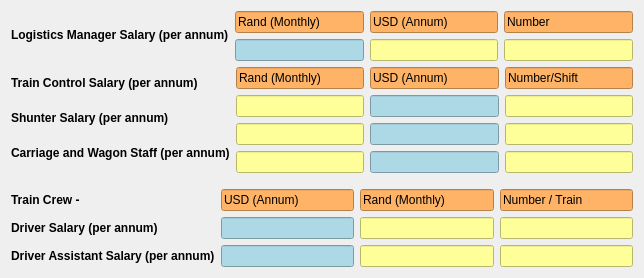
       <widget class="QWidget" name="layoutWidget">
        <property name="geometry">
         <rect>
          <x>130</x>
          <y>2370</y>
          <width>644</width>
          <height>275</height>
         </rect>
        </property>
        <layout class="QVBoxLayout" name="StaffCost">
         <item>
          <layout class="QHBoxLayout" name="horizontalLayout_13">
           <item>
            <widget class="QLabel" name="label_76">
             <property name="maximumSize">
              <size>
               <width>300</width>
               <height>25</height>
              </size>
             </property>
             <property name="text">
              <string>&lt;html&gt;&lt;head/&gt;&lt;body&gt;&lt;p&gt;&lt;span style=&quot; font-weight:700;&quot;&gt; Logistics Manager Salary (per annum)&lt;/span&gt;&lt;/p&gt;&lt;/body&gt;&lt;/html&gt;</string>
             </property>
            </widget>
           </item>
           <item>
            <layout class="QHBoxLayout" name="assumtionsStaffCost">
             <item>
              <layout class="QVBoxLayout" name="verticalLayout_28">
               <item>
                <widget class="QLineEdit" name="lineEdit_66">
                 <property name="styleSheet">
                  <string notr="true">QLineEdit {
    background-color: #FFB366;  /* Pastel Orange */
    color: #000000;             /* Text Color */
}
</string>
                 </property>
                 <property name="text">
                  <string>Rand (Monthly)</string>
                 </property>
                 <property name="readOnly">
                  <bool>true</bool>
                 </property>
                </widget>
               </item>
               <item>
                <widget class="QLineEdit" name="logManage_Rand_Output">
                 <property name="styleSheet">
                  <string notr="true">QLineEdit {
    background-color: #ADD8E6;
    color: #000000;
}
</string>
                 </property>
                 <property name="readOnly">
                  <bool>true</bool>
                 </property>
                </widget>
               </item>
              </layout>
             </item>
             <item>
              <layout class="QVBoxLayout" name="verticalLayout_30">
               <item>
                <widget class="QLineEdit" name="lineEdit_68">
                 <property name="styleSheet">
                  <string notr="true">QLineEdit {
    background-color: #FFB366;  /* Pastel Orange */
    color: #000000;             /* Text Color */
}
</string>
                 </property>
                 <property name="text">
                  <string>USD (Annum)</string>
                 </property>
                 <property name="readOnly">
                  <bool>true</bool>
                 </property>
                </widget>
               </item>
               <item>
                <widget class="QLineEdit" name="logManage_USD_Input">
                 <property name="styleSheet">
                  <string notr="true">QLineEdit {
    background-color: #FFFF99;
    color: #000000;
}
</string>
                 </property>
                </widget>
               </item>
              </layout>
             </item>
             <item>
              <layout class="QVBoxLayout" name="verticalLayout_31">
               <item>
                <widget class="QLineEdit" name="lineEdit_74">
                 <property name="styleSheet">
                  <string notr="true">QLineEdit {
    background-color: #FFB366;  /* Pastel Orange */
    color: #000000;             /* Text Color */
}
</string>
                 </property>
                 <property name="text">
                  <string>Number</string>
                 </property>
                 <property name="readOnly">
                  <bool>true</bool>
                 </property>
                </widget>
               </item>
               <item>
                <widget class="QLineEdit" name="logManage_Number_input">
                 <property name="styleSheet">
                  <string notr="true">QLineEdit {
    background-color: #FFFF99;
    color: #000000;
}
</string>
                 </property>
                </widget>
               </item>
              </layout>
             </item>
            </layout>
           </item>
          </layout>
         </item>
         <item>
          <layout class="QHBoxLayout" name="horizontalLayout_12">
           <item>
            <layout class="QVBoxLayout" name="verticalLayout_38">
             <item>
              <widget class="QLabel" name="label_77">
               <property name="maximumSize">
                <size>
                 <width>300</width>
                 <height>25</height>
                </size>
               </property>
               <property name="text">
                <string>&lt;html&gt;&lt;head/&gt;&lt;body&gt;&lt;p&gt;&lt;span style=&quot; font-weight:700;&quot;&gt;Train Control Salary (per annum)&lt;/span&gt;&lt;/p&gt;&lt;/body&gt;&lt;/html&gt;</string>
               </property>
              </widget>
             </item>
             <item>
              <widget class="QLabel" name="label_78">
               <property name="maximumSize">
                <size>
                 <width>300</width>
                 <height>25</height>
                </size>
               </property>
               <property name="text">
                <string>&lt;html&gt;&lt;head/&gt;&lt;body&gt;&lt;p&gt;&lt;span style=&quot; font-weight:700;&quot;&gt;Shunter Salary (per annum)&lt;/span&gt;&lt;/p&gt;&lt;/body&gt;&lt;/html&gt;</string>
               </property>
              </widget>
             </item>
             <item>
              <widget class="QLabel" name="label_79">
               <property name="maximumSize">
                <size>
                 <width>300</width>
                 <height>25</height>
                </size>
               </property>
               <property name="text">
                <string>&lt;html&gt;&lt;head/&gt;&lt;body&gt;&lt;p&gt;&lt;span style=&quot; font-weight:700;&quot;&gt;Carriage and Wagon Staff (per annum)&lt;/span&gt;&lt;/p&gt;&lt;/body&gt;&lt;/html&gt;</string>
               </property>
              </widget>
             </item>
            </layout>
           </item>
           <item>
            <layout class="QHBoxLayout" name="assumtionsStaffCost_2">
             <item>
              <layout class="QVBoxLayout" name="verticalLayout_32">
               <item>
                <widget class="QLineEdit" name="lineEdit_76">
                 <property name="styleSheet">
                  <string notr="true">QLineEdit {
    background-color: #FFB366;  /* Pastel Orange */
    color: #000000;             /* Text Color */
}
</string>
                 </property>
                 <property name="text">
                  <string>Rand (Monthly)</string>
                 </property>
                 <property name="readOnly">
                  <bool>true</bool>
                 </property>
                </widget>
               </item>
               <item>
                <widget class="QLineEdit" name="trainControl_Rand_input">
                 <property name="styleSheet">
                  <string notr="true">QLineEdit {
    background-color: #FFFF99;
    color: #000000;
}
</string>
                 </property>
                </widget>
               </item>
               <item>
                <widget class="QLineEdit" name="shunter_Rand_inout">
                 <property name="styleSheet">
                  <string notr="true">QLineEdit {
    background-color: #FFFF99;
    color: #000000;
}
</string>
                 </property>
                </widget>
               </item>
               <item>
                <widget class="QLineEdit" name="carriage_Rand_input">
                 <property name="styleSheet">
                  <string notr="true">QLineEdit {
    background-color: #FFFF99;
    color: #000000;
}
</string>
                 </property>
                </widget>
               </item>
              </layout>
             </item>
             <item>
              <layout class="QVBoxLayout" name="verticalLayout_33">
               <item>
                <widget class="QLineEdit" name="lineEdit_78">
                 <property name="styleSheet">
                  <string notr="true">QLineEdit {
    background-color: #FFB366;  /* Pastel Orange */
    color: #000000;             /* Text Color */
}
</string>
                 </property>
                 <property name="text">
                  <string>USD (Annum)</string>
                 </property>
                 <property name="readOnly">
                  <bool>true</bool>
                 </property>
                </widget>
               </item>
               <item>
                <widget class="QLineEdit" name="trainControl_USD_Output">
                 <property name="styleSheet">
                  <string notr="true">QLineEdit {
    background-color: #ADD8E6;
    color: #000000;
}
</string>
                 </property>
                 <property name="readOnly">
                  <bool>true</bool>
                 </property>
                </widget>
               </item>
               <item>
                <widget class="QLineEdit" name="shunter_USD_output">
                 <property name="styleSheet">
                  <string notr="true">QLineEdit {
    background-color: #ADD8E6;
    color: #000000;
}
</string>
                 </property>
                 <property name="readOnly">
                  <bool>true</bool>
                 </property>
                </widget>
               </item>
               <item>
                <widget class="QLineEdit" name="carriage_USD_Output">
                 <property name="styleSheet">
                  <string notr="true">QLineEdit {
    background-color: #ADD8E6;
    color: #000000;
}
</string>
                 </property>
                 <property name="readOnly">
                  <bool>true</bool>
                 </property>
                </widget>
               </item>
              </layout>
             </item>
             <item>
              <layout class="QVBoxLayout" name="verticalLayout_34">
               <item>
                <widget class="QLineEdit" name="lineEdit_80">
                 <property name="styleSheet">
                  <string notr="true">QLineEdit {
    background-color: #FFB366;  /* Pastel Orange */
    color: #000000;             /* Text Color */
}
</string>
                 </property>
                 <property name="text">
                  <string>Number/Shift</string>
                 </property>
                 <property name="readOnly">
                  <bool>true</bool>
                 </property>
                </widget>
               </item>
               <item>
                <widget class="QLineEdit" name="trainControl_Number_input">
                 <property name="styleSheet">
                  <string notr="true">QLineEdit {
    background-color: #FFFF99;
    color: #000000;
}
</string>
                 </property>
                </widget>
               </item>
               <item>
                <widget class="QLineEdit" name="shunter_Number_Input">
                 <property name="styleSheet">
                  <string notr="true">QLineEdit {
    background-color: #FFFF99;
    color: #000000;
}
</string>
                 </property>
                </widget>
               </item>
               <item>
                <widget class="QLineEdit" name="carriage_Number_Input">
                 <property name="styleSheet">
                  <string notr="true">QLineEdit {
    background-color: #FFFF99;
    color: #000000;
}
</string>
                 </property>
                </widget>
               </item>
              </layout>
             </item>
            </layout>
           </item>
          </layout>
         </item>
         <item>
          <layout class="QHBoxLayout" name="horizontalLayout_9">
           <item>
            <layout class="QVBoxLayout" name="verticalLayout_39">
             <property name="topMargin">
              <number>10</number>
             </property>
             <item>
              <widget class="QLabel" name="label_82">
               <property name="maximumSize">
                <size>
                 <width>300</width>
                 <height>25</height>
                </size>
               </property>
               <property name="text">
                <string>&lt;html&gt;&lt;head/&gt;&lt;body&gt;&lt;p&gt;&lt;span style=&quot; font-weight:700;&quot;&gt;Train Crew -&lt;/span&gt;&lt;/p&gt;&lt;/body&gt;&lt;/html&gt;</string>
               </property>
              </widget>
             </item>
             <item>
              <widget class="QLabel" name="label_80">
               <property name="maximumSize">
                <size>
                 <width>300</width>
                 <height>25</height>
                </size>
               </property>
               <property name="text">
                <string>&lt;html&gt;&lt;head/&gt;&lt;body&gt;&lt;p&gt;&lt;span style=&quot; font-weight:700;&quot;&gt;Driver Salary (per annum)&lt;/span&gt;&lt;/p&gt;&lt;/body&gt;&lt;/html&gt;</string>
               </property>
              </widget>
             </item>
             <item>
              <widget class="QLabel" name="label_81">
               <property name="maximumSize">
                <size>
                 <width>300</width>
                 <height>25</height>
                </size>
               </property>
               <property name="text">
                <string>&lt;html&gt;&lt;head/&gt;&lt;body&gt;&lt;p&gt;&lt;span style=&quot; font-weight:700;&quot;&gt;Driver Assistant Salary (per annum)&lt;/span&gt;&lt;/p&gt;&lt;/body&gt;&lt;/html&gt;</string>
               </property>
              </widget>
             </item>
            </layout>
           </item>
           <item>
            <layout class="QHBoxLayout" name="assumtionsStaffCost_3">
             <property name="topMargin">
              <number>10</number>
             </property>
             <item>
              <layout class="QVBoxLayout" name="verticalLayout_36">
               <item>
                <widget class="QLineEdit" name="lineEdit_93">
                 <property name="styleSheet">
                  <string notr="true">QLineEdit {
    background-color: #FFB366;  /* Pastel Orange */
    color: #000000;             /* Text Color */
}
</string>
                 </property>
                 <property name="text">
                  <string>USD (Annum)</string>
                 </property>
                 <property name="readOnly">
                  <bool>true</bool>
                 </property>
                </widget>
               </item>
               <item>
                <widget class="QLineEdit" name="driver_USD_output">
                 <property name="styleSheet">
                  <string notr="true">QLineEdit {
    background-color: #ADD8E6;
    color: #000000;
}
</string>
                 </property>
                 <property name="readOnly">
                  <bool>true</bool>
                 </property>
                </widget>
               </item>
               <item>
                <widget class="QLineEdit" name="driverAssistant_USD_output">
                 <property name="styleSheet">
                  <string notr="true">QLineEdit {
    background-color: #ADD8E6;
    color: #000000;
}
</string>
                 </property>
                 <property name="readOnly">
                  <bool>true</bool>
                 </property>
                </widget>
               </item>
              </layout>
             </item>
             <item>
              <layout class="QVBoxLayout" name="verticalLayout_35">
               <item>
                <widget class="QLineEdit" name="lineEdit_79">
                 <property name="styleSheet">
                  <string notr="true">QLineEdit {
    background-color: #FFB366;  /* Pastel Orange */
    color: #000000;             /* Text Color */
}
</string>
                 </property>
                 <property name="text">
                  <string>Rand (Monthly)</string>
                 </property>
                 <property name="readOnly">
                  <bool>true</bool>
                 </property>
                </widget>
               </item>
               <item>
                <widget class="QLineEdit" name="driver_Rand_input">
                 <property name="styleSheet">
                  <string notr="true">QLineEdit {
    background-color: #FFFF99;
    color: #000000;
}
</string>
                 </property>
                </widget>
               </item>
               <item>
                <widget class="QLineEdit" name="driverAssistant_Rand_Input">
                 <property name="styleSheet">
                  <string notr="true">QLineEdit {
    background-color: #FFFF99;
    color: #000000;
}
</string>
                 </property>
                </widget>
               </item>
              </layout>
             </item>
             <item>
              <layout class="QVBoxLayout" name="verticalLayout_37">
               <item>
                <widget class="QLineEdit" name="lineEdit_97">
                 <property name="styleSheet">
                  <string notr="true">QLineEdit {
    background-color: #FFB366;  /* Pastel Orange */
    color: #000000;             /* Text Color */
}
</string>
                 </property>
                 <property name="text">
                  <string>Number / Train</string>
                 </property>
                 <property name="readOnly">
                  <bool>true</bool>
                 </property>
                </widget>
               </item>
               <item>
                <widget class="QLineEdit" name="driver_Number_input">
                 <property name="styleSheet">
                  <string notr="true">QLineEdit {
    background-color: #FFFF99;
    color: #000000;
}
</string>
                 </property>
                </widget>
               </item>
               <item>
                <widget class="QLineEdit" name="driverAssistant_Number_Input">
                 <property name="styleSheet">
                  <string notr="true">QLineEdit {
    background-color: #FFFF99;
    color: #000000;
}
</string>
                 </property>
                </widget>
               </item>
              </layout>
             </item>
            </layout>
           </item>
          </layout>
         </item>
        </layout>
       </widget>
